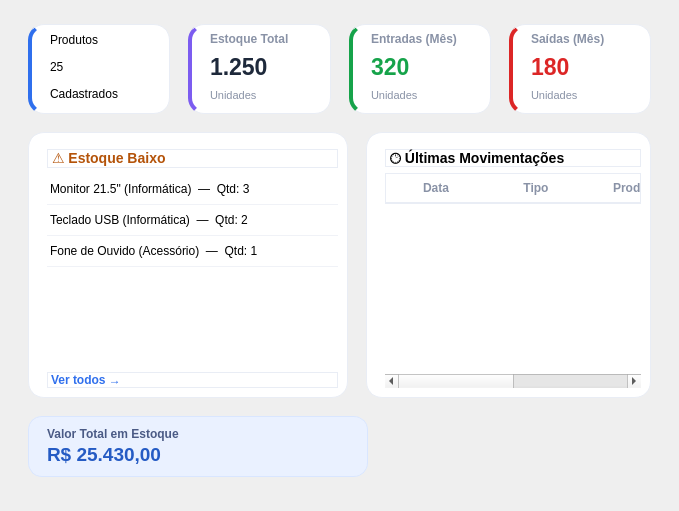
         <widget class="QWidget" name="page_dashboard">
          <layout class="QVBoxLayout" name="dashboardLayout">
           <property name="leftMargin">
            <number>28</number>
           </property>
           <property name="topMargin">
            <number>24</number>
           </property>
           <property name="rightMargin">
            <number>28</number>
           </property>
           <property name="bottomMargin">
            <number>24</number>
           </property>
           <property name="spacing">
            <number>18</number>
           </property>

           <!-- Stat cards row -->
           <item>
            <layout class="QHBoxLayout" name="statsRow">
             <property name="spacing">
              <number>18</number>
             </property>
             <item>
              <widget class="QFrame" name="statCardProdutos">
               <property name="minimumSize">
                <size>
                 <width>0</width>
                 <height>90</height>
                </size>
               </property>
               <property name="styleSheet">
                <string notr="true">QFrame#statCardProdutos { background-color: #ffffff; border: 1px solid #e9edf5; border-left: 4px solid #2f6fed; border-radius: 16px; }
QLabel#lbl1 { color: #8992a6; font-size: 9pt; font-weight: bold; }
QLabel#lbl2 { color: #1e293b; font-size: 17pt; font-weight: bold; }
QLabel#lbl3 { color: #8992a6; font-size: 8pt; }</string>
               </property>
               <layout class="QVBoxLayout" name="vl1">
                <property name="leftMargin">
                 <number>18</number>
                </property>
                <property name="topMargin">
                 <number>4</number>
                </property>
                <item>
                 <widget class="QLabel" name="lblProdutosT">
                  <property name="objectName" stdset="0">
                   <string notr="true">lbl1</string>
                  </property>
                  <property name="text">
                   <string>Produtos</string>
                  </property>
                 </widget>
                </item>
                <item>
                 <widget class="QLabel" name="lblProdutosV">
                  <property name="objectName" stdset="0">
                   <string notr="true">lbl2</string>
                  </property>
                  <property name="text">
                   <string>25</string>
                  </property>
                 </widget>
                </item>
                <item>
                 <widget class="QLabel" name="lblProdutosS">
                  <property name="objectName" stdset="0">
                   <string notr="true">lbl3</string>
                  </property>
                  <property name="text">
                   <string>Cadastrados</string>
                  </property>
                 </widget>
                </item>
               </layout>
              </widget>
             </item>
             <item>
              <widget class="QFrame" name="statCardEstoque">
               <property name="minimumSize">
                <size>
                 <width>0</width>
                 <height>90</height>
                </size>
               </property>
               <property name="styleSheet">
                <string notr="true">QFrame#statCardEstoque { background-color: #ffffff; border: 1px solid #e9edf5; border-left: 4px solid #7c5cf0; border-radius: 16px; }
QLabel { color: #1e293b; }</string>
               </property>
               <layout class="QVBoxLayout" name="vl2">
                <property name="topMargin">
                 <number>4</number>
                </property>
                <property name="leftMargin">
                 <number>18</number>
                </property>
                <item>
                 <widget class="QLabel" name="lblEstoqueT">
                  <property name="styleSheet">
                   <string notr="true">color: #8992a6; font-size: 9pt; font-weight: bold;</string>
                  </property>
                  <property name="text">
                   <string>Estoque Total</string>
                  </property>
                 </widget>
                </item>
                <item>
                 <widget class="QLabel" name="lblEstoqueV">
                  <property name="styleSheet">
                   <string notr="true">color: #1e293b; font-size: 17pt; font-weight: bold;</string>
                  </property>
                  <property name="text">
                   <string>1.250</string>
                  </property>
                 </widget>
                </item>
                <item>
                 <widget class="QLabel" name="lblEstoqueS">
                  <property name="styleSheet">
                   <string notr="true">color: #8992a6; font-size: 8pt;</string>
                  </property>
                  <property name="text">
                   <string>Unidades</string>
                  </property>
                 </widget>
                </item>
               </layout>
              </widget>
             </item>
             <item>
              <widget class="QFrame" name="statCardEntradas">
               <property name="minimumSize">
                <size>
                 <width>0</width>
                 <height>90</height>
                </size>
               </property>
               <property name="styleSheet">
                <string notr="true">QFrame#statCardEntradas { background-color: #ffffff; border: 1px solid #e9edf5; border-left: 4px solid #16a34a; border-radius: 16px; }
QLabel { color: #1e293b; }</string>
               </property>
               <layout class="QVBoxLayout" name="vl3">
                <property name="topMargin">
                 <number>4</number>
                </property>
                <property name="leftMargin">
                 <number>18</number>
                </property>
                <item>
                 <widget class="QLabel" name="lblEntradasT">
                  <property name="styleSheet">
                   <string notr="true">color: #8992a6; font-size: 9pt; font-weight: bold;</string>
                  </property>
                  <property name="text">
                   <string>Entradas (Mês)</string>
                  </property>
                 </widget>
                </item>
                <item>
                 <widget class="QLabel" name="lblEntradasV">
                  <property name="styleSheet">
                   <string notr="true">color: #16a34a; font-size: 17pt; font-weight: bold;</string>
                  </property>
                  <property name="text">
                   <string>320</string>
                  </property>
                 </widget>
                </item>
                <item>
                 <widget class="QLabel" name="lblEntradasS">
                  <property name="styleSheet">
                   <string notr="true">color: #8992a6; font-size: 8pt;</string>
                  </property>
                  <property name="text">
                   <string>Unidades</string>
                  </property>
                 </widget>
                </item>
               </layout>
              </widget>
             </item>
             <item>
              <widget class="QFrame" name="statCardSaidas">
               <property name="minimumSize">
                <size>
                 <width>0</width>
                 <height>90</height>
                </size>
               </property>
               <property name="styleSheet">
                <string notr="true">QFrame#statCardSaidas { background-color: #ffffff; border: 1px solid #e9edf5; border-left: 4px solid #dc2626; border-radius: 16px; }
QLabel { color: #1e293b; }</string>
               </property>
               <layout class="QVBoxLayout" name="vl4">
                <property name="topMargin">
                 <number>4</number>
                </property>
                <property name="leftMargin">
                 <number>18</number>
                </property>
                <item>
                 <widget class="QLabel" name="lblSaidasT">
                  <property name="styleSheet">
                   <string notr="true">color: #8992a6; font-size: 9pt; font-weight: bold;</string>
                  </property>
                  <property name="text">
                   <string>Saídas (Mês)</string>
                  </property>
                 </widget>
                </item>
                <item>
                 <widget class="QLabel" name="lblSaidasV">
                  <property name="styleSheet">
                   <string notr="true">color: #dc2626; font-size: 17pt; font-weight: bold;</string>
                  </property>
                  <property name="text">
                   <string>180</string>
                  </property>
                 </widget>
                </item>
                <item>
                 <widget class="QLabel" name="lblSaidasS">
                  <property name="styleSheet">
                   <string notr="true">color: #8992a6; font-size: 8pt;</string>
                  </property>
                  <property name="text">
                   <string>Unidades</string>
                  </property>
                 </widget>
                </item>
               </layout>
              </widget>
             </item>
            </layout>
           </item>

           <!-- Low stock + últimas movimentações -->
           <item>
            <layout class="QHBoxLayout" name="midRow">
             <property name="spacing">
              <number>18</number>
             </property>
             <item>
              <widget class="QFrame" name="lowStockPanel">
               <property name="minimumSize">
                <size>
                 <width>320</width>
                 <height>0</height>
                </size>
               </property>
               <property name="maximumSize">
                <size>
                 <width>320</width>
                 <height>16777215</height>
                </size>
               </property>
               <property name="styleSheet">
                <string notr="true">QFrame { background-color: #ffffff; border: 1px solid #e9edf5; border-radius: 16px; }</string>
               </property>
               <layout class="QVBoxLayout" name="lowStockLayout">
                <property name="leftMargin">
                 <number>18</number>
                </property>
                <property name="topMargin">
                 <number>16</number>
                </property>
                <item>
                 <widget class="QLabel" name="lowStockTitle">
                  <property name="styleSheet">
                   <string notr="true">color: #b45309; font-size: 10.5pt; font-weight: bold;</string>
                  </property>
                  <property name="text">
                   <string>⚠ Estoque Baixo</string>
                  </property>
                 </widget>
                </item>
                <item>
                 <widget class="QListWidget" name="lowStockList">
                  <property name="styleSheet">
                   <string notr="true">QListWidget { border: none; }
QListWidget::item { padding: 8px 0; border-bottom: 1px solid #f0f2f7; }</string>
                  </property>
                  <item>
                   <property name="text">
                    <string>Monitor 21.5" (Informática)  —  Qtd: 3</string>
                   </property>
                  </item>
                  <item>
                   <property name="text">
                    <string>Teclado USB (Informática)  —  Qtd: 2</string>
                   </property>
                  </item>
                  <item>
                   <property name="text">
                    <string>Fone de Ouvido (Acessório)  —  Qtd: 1</string>
                   </property>
                  </item>
                 </widget>
                </item>
                <item>
                 <widget class="QLabel" name="verTodosLabel">
                  <property name="styleSheet">
                   <string notr="true">color: #2f6fed; font-size: 9pt; font-weight: bold;</string>
                  </property>
                  <property name="text">
                   <string>Ver todos →</string>
                  </property>
                 </widget>
                </item>
               </layout>
              </widget>
             </item>
             <item>
              <widget class="QFrame" name="movimentacoesPanel">
               <property name="styleSheet">
                <string notr="true">QFrame { background-color: #ffffff; border: 1px solid #e9edf5; border-radius: 16px; }</string>
               </property>
               <layout class="QVBoxLayout" name="movLayout">
                <property name="leftMargin">
                 <number>18</number>
                </property>
                <property name="topMargin">
                 <number>16</number>
                </property>
                <item>
                 <widget class="QLabel" name="movTitle">
                  <property name="styleSheet">
                   <string notr="true">font-size: 10.5pt; font-weight: bold;</string>
                  </property>
                  <property name="text">
                   <string>🕑 Últimas Movimentações</string>
                  </property>
                 </widget>
                </item>
                <item>
                 <widget class="QTableWidget" name="movTable">
                <property name="alternatingRowColors">
                 <bool>true</bool>
                </property>
                  <property name="styleSheet">
                   <string notr="true">QTableWidget { border: none; gridline-color: #f0f2f7; alternate-background-color: #fafbfd; }
QTableWidget::item { padding: 8px 6px; }
QTableWidget::item:selected { background-color: #e8f0ff; color: #14213d; }
QHeaderView::section { background-color: #ffffff; border: none; border-bottom: 1px solid #e9edf5; color: #8992a6; font-weight: bold; padding: 6px; }</string>
                  </property>
                  <property name="editTriggers">
                   <set>QAbstractItemView::NoEditTriggers</set>
                  </property>
                  <property name="selectionMode">
                   <enum>QAbstractItemView::NoSelection</enum>
                  </property>
                  <attribute name="horizontalHeaderStretchLastSection">
                   <bool>true</bool>
                  </attribute>
                  <column>
                   <property name="text">
                    <string>Data</string>
                   </property>
                  </column>
                  <column>
                   <property name="text">
                    <string>Tipo</string>
                   </property>
                  </column>
                  <column>
                   <property name="text">
                    <string>Produto</string>
                   </property>
                  </column>
                  <column>
                   <property name="text">
                    <string>Quantidade</string>
                   </property>
                  </column>
                 </widget>
                </item>
               </layout>
              </widget>
             </item>
            </layout>
           </item>

           <!-- Valor total -->
           <item>
            <widget class="QFrame" name="valorTotalFrame">
             <property name="minimumSize">
              <size>
               <width>320</width>
               <height>60</height>
              </size>
             </property>
             <property name="maximumSize">
              <size>
               <width>340</width>
               <height>70</height>
              </size>
             </property>
             <property name="styleSheet">
              <string notr="true">QFrame#valorTotalFrame { background-color: #eaf1ff; border: 1px solid #d9e6ff; border-radius: 14px; }</string>
             </property>
             <layout class="QVBoxLayout" name="valorTotalLayout">
              <property name="leftMargin">
               <number>18</number>
              </property>
              <property name="topMargin">
               <number>10</number>
              </property>
              <property name="rightMargin">
               <number>16</number>
              </property>
              <property name="bottomMargin">
               <number>10</number>
              </property>
              <property name="spacing">
               <number>2</number>
              </property>
              <item>
               <widget class="QLabel" name="valorTotalLbl">
                <property name="styleSheet">
                 <string notr="true">color: #4a5a85; font-size: 9pt; font-weight: bold;</string>
                </property>
                <property name="text">
                 <string>Valor Total em Estoque</string>
                </property>
               </widget>
              </item>
              <item>
               <widget class="QLabel" name="valorTotalVal">
                <property name="styleSheet">
                 <string notr="true">color: #255bc4; font-size: 14pt; font-weight: bold;</string>
                </property>
                <property name="text">
                 <string>R$ 25.430,00</string>
                </property>
               </widget>
              </item>
             </layout>
            </widget>
           </item>
           <item>
            <spacer name="dashBottomSpacer">
             <property name="orientation">
              <enum>Qt::Vertical</enum>
             </property>
             <property name="sizeHint" stdset="0">
              <size>
               <width>20</width>
               <height>10</height>
              </size>
             </property>
            </spacer>
           </item>
          </layout>
         </widget>
